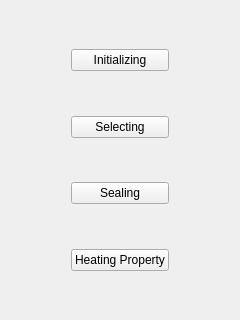
<?xml version="1.0" encoding="UTF-8"?>
<ui version="4.0">
 <class>Diagnostics::CRotaryValve</class>
 <widget class="QWidget" name="Diagnostics::CRotaryValve">
  <property name="geometry">
   <rect>
    <x>0</x>
    <y>0</y>
    <width>240</width>
    <height>320</height>
   </rect>
  </property>
  <property name="windowTitle">
   <string>Form</string>
  </property>
  <layout class="QGridLayout" name="gridLayout">
   <item row="3" column="2">
    <spacer name="horizontalSpacer_2">
     <property name="orientation">
      <enum>Qt::Horizontal</enum>
     </property>
     <property name="sizeHint" stdset="0">
      <size>
       <width>40</width>
       <height>20</height>
      </size>
     </property>
    </spacer>
   </item>
   <item row="0" column="1">
    <spacer name="verticalSpacer">
     <property name="orientation">
      <enum>Qt::Vertical</enum>
     </property>
     <property name="sizeHint" stdset="0">
      <size>
       <width>20</width>
       <height>40</height>
      </size>
     </property>
    </spacer>
   </item>
   <item row="3" column="0">
    <spacer name="horizontalSpacer">
     <property name="orientation">
      <enum>Qt::Horizontal</enum>
     </property>
     <property name="sizeHint" stdset="0">
      <size>
       <width>40</width>
       <height>20</height>
      </size>
     </property>
    </spacer>
   </item>
   <item row="1" column="1">
    <widget class="QPushButton" name="testInitializing">
     <property name="text">
      <string>Initializing</string>
     </property>
    </widget>
   </item>
   <item row="3" column="1">
    <widget class="QPushButton" name="testSelecting">
     <property name="text">
      <string>Selecting</string>
     </property>
    </widget>
   </item>
   <item row="2" column="1">
    <spacer name="verticalSpacer_2">
     <property name="orientation">
      <enum>Qt::Vertical</enum>
     </property>
     <property name="sizeHint" stdset="0">
      <size>
       <width>20</width>
       <height>40</height>
      </size>
     </property>
    </spacer>
   </item>
   <item row="6" column="1">
    <spacer name="verticalSpacer_4">
     <property name="orientation">
      <enum>Qt::Vertical</enum>
     </property>
     <property name="sizeHint" stdset="0">
      <size>
       <width>20</width>
       <height>40</height>
      </size>
     </property>
    </spacer>
   </item>
   <item row="4" column="1">
    <spacer name="verticalSpacer_3">
     <property name="orientation">
      <enum>Qt::Vertical</enum>
     </property>
     <property name="sizeHint" stdset="0">
      <size>
       <width>20</width>
       <height>40</height>
      </size>
     </property>
    </spacer>
   </item>
   <item row="5" column="1">
    <widget class="QPushButton" name="testSealing">
     <property name="text">
      <string>Sealing</string>
     </property>
    </widget>
   </item>
   <item row="7" column="1">
    <widget class="QPushButton" name="testHeatingProperty">
     <property name="text">
      <string>Heating Property</string>
     </property>
    </widget>
   </item>
   <item row="8" column="1">
    <spacer name="verticalSpacer_5">
     <property name="orientation">
      <enum>Qt::Vertical</enum>
     </property>
     <property name="sizeHint" stdset="0">
      <size>
       <width>20</width>
       <height>40</height>
      </size>
     </property>
    </spacer>
   </item>
  </layout>
 </widget>
 <resources/>
 <connections/>
</ui>
